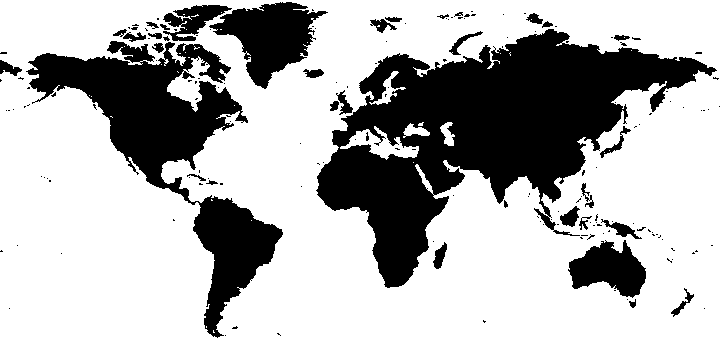
#> input picture rotor_world_map.png, 720 x 348 px
$ python -i rotor_carte.py   (imports and definitions only)
#> lines starting #> are read from the running program, lines starting #| are printed output that depends on the picture; after the words box and inside, x2 and y2 are one past the last pixel; in counts of white or black regions, pixels touching at a corner belong together
"""
rotor_carte.py — Carte du monde et géographie pour l'onglet Rotor
ON5AM — hamanalyst.org

Repris tel quel de « rotor Yaesu/rotor_control.py » (validé le 2026-10-22) :
projection de Miller recalée, grand cercle, cap, colorisation de la carte.
Aucune commande rotor ici.
"""

import math
import os
import threading

try:
    from PIL import Image, ImageDraw
    import numpy as np
    HAS_PIL = True
except ImportError:
    HAS_PIL = False

_DIR = os.path.dirname(os.path.abspath(__file__))

MAP_W     = 720   # Taille d'origine de world_map.png
MAP_H     = 348
# Projection de world_map.png : Miller cylindrique, recalée le 2026-10-22 sur les côtes
# Natural Earth 1:50 M (recouvrement 91 %). x = MAP_X0 + MAP_KX·lon ; y = MAP_Y0 − MAP_KY·Miller(lat)
MAP_X0    = 349.88  # colonne du méridien 0°
MAP_KX    = 1.9300  # px par degré de longitude (la carte couvre ≈ 373° : bord droit au-delà de 180° E)
MAP_Y0    = 219.11  # ligne de l'équateur
MAP_KY    = 1.9063  # px par degré de l'ordonnée de Miller
MAP_CACHE = os.path.join(_DIR, "rotor_map_cache.png")
WORLD_PNG = os.path.join(_DIR, "rotor_world_map.png")

# ── Couleurs de la carte PIL ───────────────────────────────────────────────
PIL_OCEAN = ( 10,  30,  48)
PIL_LAND  = ( 42,  74,  42)
PIL_LOUT  = ( 58, 106,  58)
PIL_GRID  = ( 18,  32,  48)
PIL_EQ    = ( 26,  64,  96)
PIL_BDR   = (180, 210, 180)

# ── Contours continents (lon, lat) ────────────────────────────────────────────
CONTINENTS = [
    [(-168,71),(-160,70),(-141,71),(-135,57),(-130,54),(-125,50),
     (-124,49),(-124,37),(-117,32),(-97,26),(-90,30),(-85,30),
     (-80,25),(-80,31),(-75,35),(-67,45),(-60,47),(-53,47),
     (-55,51),(-64,63),(-83,63),(-95,60),(-110,60),(-135,57),
     (-140,60),(-155,60),(-168,62),(-168,71)],
    [(-52,82),(-20,83),(-18,77),(-18,70),(-25,65),(-44,65),(-52,70),(-52,82)],
    [(-80,10),(-77,8),(-75,0),(-75,-5),(-72,-10),(-72,-18),
     (-65,-22),(-58,-35),(-62,-51),(-68,-55),(-75,-50),(-80,-40),
     (-80,-25),(-73,-15),(-72,-5),(-80,10)],
    [(-9,36),(-9,44),(-8,44),(-1,44),(2,43),(5,44),(2,48),(2,51),
     (5,52),(8,55),(10,55),(12,56),(18,57),(24,58),(25,65),(28,70),
     (20,70),(15,58),(10,57),(8,55),(10,54),(14,54),(18,55),(24,55),
     (27,56),(30,60),(35,62),(40,65),(30,70),(20,72),(18,70),(10,55),
     (8,50),(6,49),(2,49),(0,46),(-2,44),(-5,44),(-9,44),(-9,36)],
    [(-5,50),(-3,52),(0,52),(2,54),(0,58),(-5,58),(-6,54),(-5,50)],
    [(-10,52),(-6,52),(-5,54),(-8,56),(-10,52)],
    [(5,58),(8,55),(11,55),(30,57),(30,70),(16,68),(14,65),(5,58)],
    [(-24,64),(-13,64),(-13,66),(-24,66),(-24,64)],
    [(-17,15),(-15,12),(-15,10),(-17,5),(-10,5),(-5,5),(0,5),(5,5),
     (10,5),(15,0),(35,-5),(40,-5),(42,-12),(38,-20),(36,-25),(32,-30),
     (28,-35),(18,-35),(14,-30),(12,-22),(10,-18),(8,-5),(0,5),
     (-5,10),(-14,10),(-17,15)],
    [(44,-12),(50,-16),(50,-25),(44,-25),(44,-12)],
    [(30,42),(36,37),(36,30),(45,10),(56,12),(60,5),(80,10),(100,5),
     (105,10),(110,18),(120,20),(122,30),(130,35),(140,40),(143,45),
     (135,48),(130,55),(110,55),(100,55),(80,60),(60,70),(40,72),
     (30,70),(25,65),(30,55),(35,50),(40,45),(30,42)],
    [(36,30),(43,12),(46,10),(52,12),(56,22),(58,22),(60,24),(55,28),(43,28),(36,30)],
    [(60,24),(68,24),(80,10),(85,8),(70,8),(68,8),(60,12),(60,24)],
    [(100,22),(105,20),(104,10),(110,10),(115,5),(105,0),(100,5),(96,16),(100,22)],
    [(96,6),(108,0),(106,-6),(100,-4),(96,2),(96,6)],
    [(109,2),(118,4),(118,0),(114,-4),(109,-2),(109,2)],
    [(114,-22),(122,-18),(130,-12),(136,-12),(138,-16),(140,-18),
     (148,-20),(154,-28),(152,-36),(146,-40),(140,-40),(132,-32),
     (124,-28),(114,-26),(114,-22)],
    [(132,-2),(140,-4),(148,-8),(146,-6),(140,-4),(132,-2)],
    [(130,33),(131,34),(134,35),(140,36),(141,40),(140,42),(136,36),(130,33)],
    [(-180,-68),(-90,-70),(0,-68),(90,-70),(180,-68),(180,-90),(-180,-90),(-180,-68)],
]

# ── Géographie ────────────────────────────────────────────────────────────────
def miller_deg(lat):
    # Ordonnée de la projection de Miller, exprimée en degrés
    return math.degrees(1.25 * math.log(math.tan(math.pi/4 + 0.4 * math.radians(lat))))

def ll_to_xy(lon, lat):
    return MAP_X0 + MAP_KX * lon, MAP_Y0 - MAP_KY * miller_deg(lat)

# [64 lines left out: functions xy_to_ll, central_angle, bearing, great_circle_pts, _draw_base, not called in this run]


def _colorize_bw_map(path):
    """Convertit une carte N/B ou palette+transparence en carte colorée."""
#> called with path = 'rotor_world_map.png'
    # Fond blanc = océan ; on colle l'image par-dessus avec son alpha
    raw = Image.open(path).convert("RGBA")
    bg  = Image.new("RGBA", raw.size, (255, 255, 255, 255))
#> bg: PIL image 720x348 RGBA; every value is 255
    bg.paste(raw, mask=raw.split()[3])
    arr = np.array(bg.convert("L").resize((MAP_W, MAP_H), Image.LANCZOS))
#> arr is the input picture: shape (348, 720); 70% white; 174 black regions (139 under 20 px), largest, box (x1, y1, x2, y2) and area: (316, 29, 717, 288) 42030, (26, 41, 283, 338) 20760, (209, 2, 328, 89) 5026
    out = np.zeros((MAP_H, MAP_W, 3), dtype=np.uint8)
    land_mask = arr < 128
    out[ land_mask] = PIL_LAND
    out[~land_mask] = PIL_OCEAN
    # Grille
    img = Image.fromarray(out)
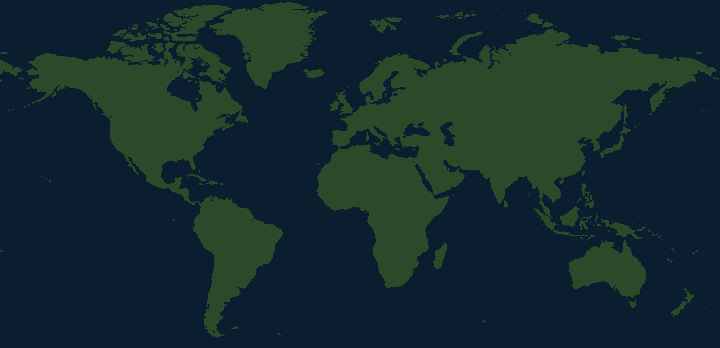
#> img: PIL image 720x348 RGB; mean R, G, B 19.6, 43.2, 46.2
    draw = ImageDraw.Draw(img)
    for lon in range(-180, 181, 30):
        x = int(ll_to_xy(lon, 0)[0])
        draw.line([(x, 0), (x, MAP_H)], fill=PIL_GRID)
    for lat in range(-60, 61, 30):
        y = int(ll_to_xy(0, lat)[1])
        draw.line([(0, y), (MAP_W, y)], fill=PIL_EQ if lat == 0 else PIL_GRID)
    return img

def _build_map():
    # 1. world_map.png fourni par l'utilisateur (carte N/B) → prioritaire
    if os.path.exists(WORLD_PNG):
        print("[carte] Colorisation de world_map.png…")
        return _colorize_bw_map(WORLD_PNG)

    # 2. Cache existant (généré lors d'un lancement précédent)
    if os.path.exists(MAP_CACHE):
        img = Image.open(MAP_CACHE).convert("RGB")
        if img.size != (MAP_W, MAP_H):
            img = img.resize((MAP_W, MAP_H), Image.LANCZOS)
        return img

    # 3. Fallback vectoriel intégré
    print("[carte] Fallback vectoriel utilisé")
    arr = _draw_base(MAP_W, MAP_H)
    img = Image.fromarray(arr.astype(np.uint8))
    img.save(MAP_CACHE)
    return img

def load_map_async(callback):
    threading.Thread(target=lambda: callback(_build_map()), daemon=True).start()

>>> result = _build_map()
